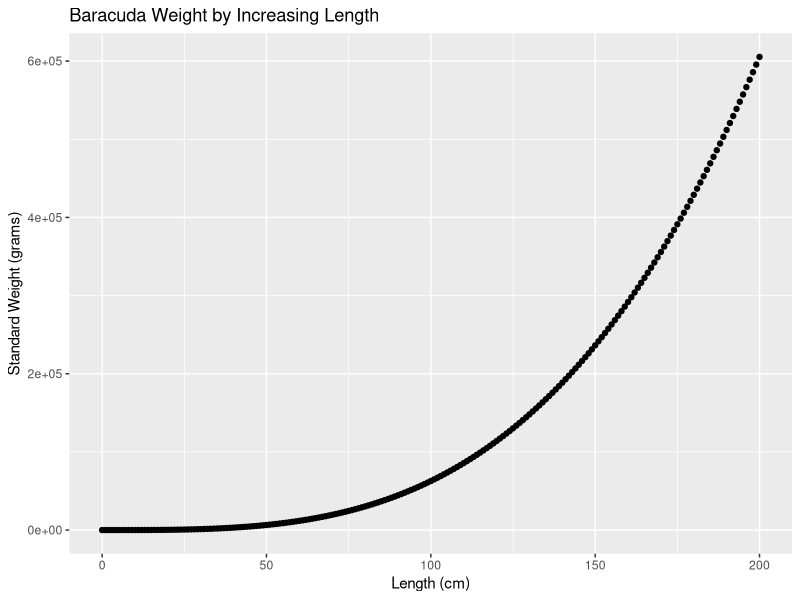

Source code (R):
## ---- chunk 1
knitr::opts_chunk$set(echo = TRUE)
library(tidyverse)
## ---- chunk 2
fish_length <- seq(from = 0, to = 200, by = 1)

standard_weight <- function(a, b, length) {
  a*fish_length^b
}

milkfish <- standard_weight(a = 0.0905, b = 2.52, length = fish_length)

giant_trevally <- standard_weight(a = 0.0353, b = 3.05, length = fish_length)

great_barracuda <- standard_weight(a = 0.0181, b = 3.27, length = fish_length)

barracuda_data <- data.frame(fish_length, great_barracuda)

barracuda_data

## ---- chunk 3
ggplot(data = barracuda_data, mapping = aes(x = fish_length, y = great_barracuda)) + 
  geom_point() +
  labs(x = "Length (cm)",
       y = "Standard Weight (grams)",
       title = "Baracuda Weight by Increasing Length")
